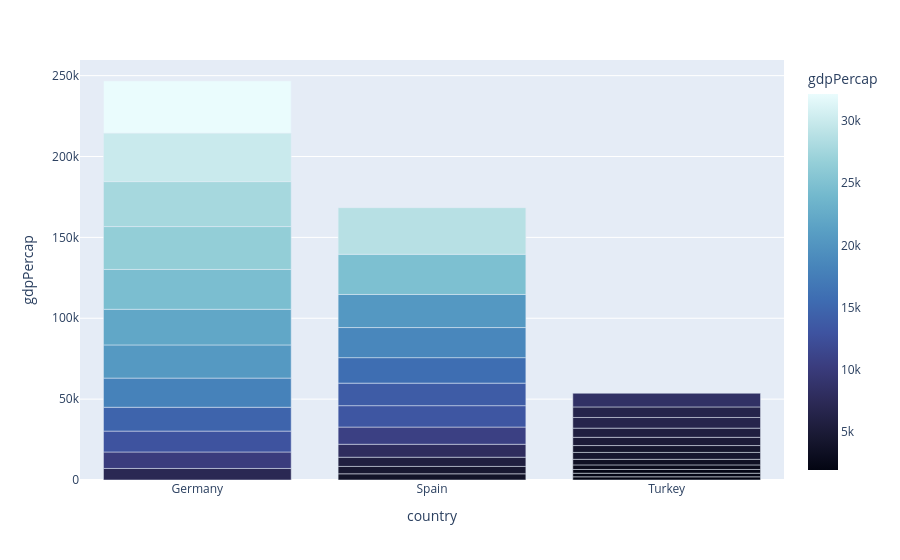

Source (notebook cell):
### Code cell
fig = px.bar(Germany, x="country", y="gdpPercap", color="gdpPercap", hover_name="pop", color_continuous_scale="ice")

fig.show()

### Figure 1 — Plotly figure (JSON) as saved in the notebook; plotly's stock layout.template omitted (floating-point values rounded to 4 significant figures)
{"data": [{"alignmentgroup": "True", "hovertemplate": "<b>%{hovertext}</b><br><br>country=%{x}<br>gdpPercap=%{marker.color}<extra></extra>", "hovertext": [69145952, 71019069, 73739117, 76368453, 78717088, 78160773, 78335266, 77718298, 80597764, 82011073, 82350671, 82400996, 28549870, 29841614, 31158061, 32850275, 34513161, 36439000, 37983310, 38880702, 39549438, 39855442, 40152517, 40448191, 22235677, 25670939, 29788695, 33411317, 37492953, 42404033, 47328791, 52881328, 58179144, 63047647, 67308928, 71158647], "legendgroup": "", "marker": {"color": [7144.0, 10190.0, 12900.0, 14750.0, 18020.0, 20510.0, 22030.0, 24640.0, 26510.0, 27790.0, 30040.0, 32170.0, 3834.0, 4565.0, 5694.0, 7994.0, 10640.0, 13240.0, 13930.0, 15760.0, 18600.0, 20450.0, 24840.0, 28820.0, 1969.0, 2219.0, 2323.0, 2826.0, 3451.0, 4269.0, 4241.0, 5089.0, 5678.0, 6601.0, 6508.0, 8458.0], "coloraxis": "coloraxis", "pattern": {"shape": ""}}, "name": "", "offsetgroup": "", "orientation": "v", "showlegend": false, "textposition": "auto", "type": "bar", "x": ["Germany", "Germany", "Germany", "Germany", "Germany", "Germany", "Germany", "Germany", "Germany", "Germany", "Germany", "Germany", "Spain", "Spain", "Spain", "Spain", "Spain", "Spain", "Spain", "Spain", "Spain", "Spain", "Spain", "Spain", "Turkey", "Turkey", "Turkey", "Turkey", "Turkey", "Turkey", "Turkey", "Turkey", "Turkey", "Turkey", "Turkey", "Turkey"], "xaxis": "x", "y": [7144.0, 10190.0, 12900.0, 14750.0, 18020.0, 20510.0, 22030.0, 24640.0, 26510.0, 27790.0, 30040.0, 32170.0, 3834.0, 4565.0, 5694.0, 7994.0, 10640.0, 13240.0, 13930.0, 15760.0, 18600.0, 20450.0, 24840.0, 28820.0, 1969.0, 2219.0, 2323.0, 2826.0, 3451.0, 4269.0, 4241.0, 5089.0, 5678.0, 6601.0, 6508.0, 8458.0], "yaxis": "y"}], "layout": {"autosize": true, "barmode": "relative", "coloraxis": {"colorbar": {"title": {"text": "gdpPercap"}}, "colorscale": [[0, "rgb(3, 5, 18)"], [0.09091, "rgb(25, 25, 51)"], [0.1818, "rgb(44, 42, 87)"], [0.2727, "rgb(58, 60, 125)"], [0.3636, "rgb(62, 83, 160)"], [0.4545, "rgb(62, 109, 178)"], [0.5455, "rgb(72, 134, 187)"], [0.6364, "rgb(89, 159, 196)"], [0.7273, "rgb(114, 184, 205)"], [0.8182, "rgb(149, 207, 216)"], [0.9091, "rgb(192, 229, 232)"], [1, "rgb(234, 252, 253)"]]}, "legend": {"tracegroupgap": 0}, "margin": {"t": 60}, "xaxis": {"anchor": "y", "autorange": true, "domain": [0, 1], "range": [-0.5, 2.5], "title": {"text": "country"}, "type": "category"}, "yaxis": {"anchor": "x", "autorange": true, "domain": [0, 1], "range": [0, 259700.0], "title": {"text": "gdpPercap"}, "type": "linear"}}}
